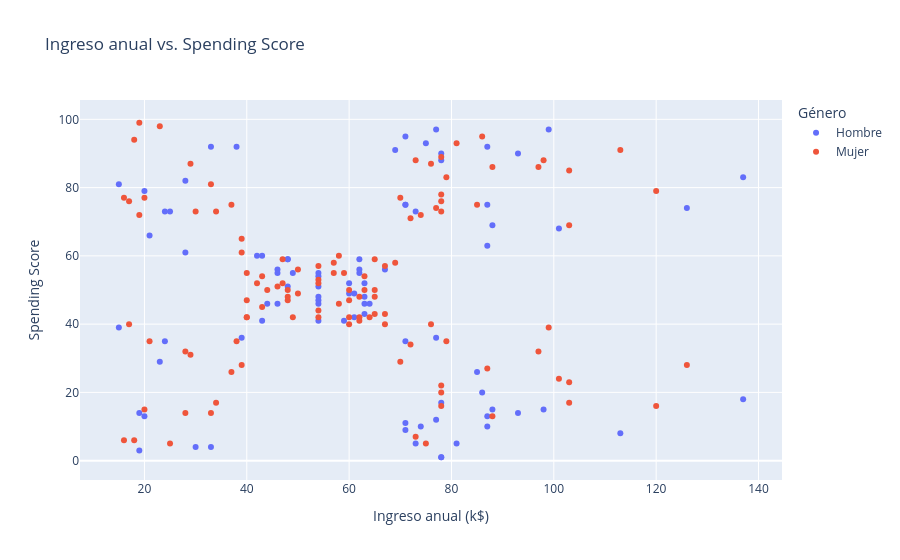

The cell this chart's notebook holds for it:
### Code cell
fig = px.scatter(
    customers,
    x="annual_income_k",
    y="spending_score",
    color="gender_label",
    hover_data=["age", "education", "marital_status"],
    title="Ingreso anual vs. Spending Score",
    labels={
        "annual_income_k": "Ingreso anual (k$)",
        "spending_score": "Spending Score",
        "gender_label": "Género",
    },
)
fig.show()

### Figure 1 — Plotly figure (JSON) as saved in the notebook; plotly's stock layout.template omitted (floating-point values rounded to 4 significant figures; data arrays with more than 128 entries replaced by an {"elided": "..."} marker saying what was removed)
{"data": [{"customdata": {"elided": "88x3 mixed values"}, "hovertemplate": "Género=Hombre<br>Ingreso anual (k$)=%{x}<br>Spending Score=%{y}<br>age=%{customdata[0]}<br>education=%{customdata[1]}<br>marital_status=%{customdata[2]}<extra></extra>", "legendgroup": "Hombre", "marker": {"color": "#636efa", "symbol": "circle"}, "mode": "markers", "name": "Hombre", "orientation": "v", "showlegend": true, "type": "scatter", "x": [15, 15, 19, 19, 20, 20, 21, 23, 24, 24, 25, 28, 28, 30, 33, 33, 38, 39, 42, 43, 43, 44, 46, 46, 46, 48, 48, 48, 49, 54, 54, 54, 54, 54, 54, 54, 59, 60, 60, 61, 61, 62, 62, 62, 63, 63, 63, 63, 64, 67, 69, 71, 71, 71, 71, 71, 71, 73, 73, 74, 75, 77, 77, 77, 78, 78, 78, 78, 78, 81, 85, 86, 87, 87, 87, 87, 87, 88, 88, 93, 93, 98, 99, 101, 113, 126, 137, 137], "xaxis": "x", "y": [39, 81, 3, 14, 13, 79, 66, 29, 35, 73, 73, 82, 61, 4, 4, 92, 92, 36, 60, 60, 41, 46, 46, 56, 55, 51, 59, 59, 55, 47, 54, 48, 51, 55, 41, 46, 41, 49, 52, 42, 49, 59, 55, 56, 46, 43, 48, 52, 46, 56, 91, 35, 95, 11, 75, 9, 75, 5, 73, 10, 93, 12, 97, 36, 90, 17, 88, 1, 1, 5, 26, 20, 63, 13, 75, 10, 92, 15, 69, 14, 90, 15, 97, 68, 8, 74, 18, 83], "yaxis": "y"}, {"customdata": {"elided": "112x3 mixed values"}, "hovertemplate": "Género=Mujer<br>Ingreso anual (k$)=%{x}<br>Spending Score=%{y}<br>age=%{customdata[0]}<br>education=%{customdata[1]}<br>marital_status=%{customdata[2]}<extra></extra>", "legendgroup": "Mujer", "marker": {"color": "#EF553B", "symbol": "circle"}, "mode": "markers", "name": "Mujer", "orientation": "v", "showlegend": true, "type": "scatter", "x": [16, 16, 17, 17, 18, 18, 19, 19, 20, 20, 21, 23, 25, 28, 28, 29, 29, 30, 33, 33, 34, 34, 37, 37, 38, 39, 39, 39, 40, 40, 40, 40, 42, 43, 43, 44, 46, 47, 47, 48, 48, 48, 49, 50, 50, 54, 54, 54, 54, 54, 57, 57, 58, 58, 59, 60, 60, 60, 60, 62, 62, 62, 63, 63, 64, 65, 65, 65, 65, 67, 67, 67, 69, 70, 70, 72, 72, 73, 73, 74, 75, 76, 76, 77, 78, 78, 78, 78, 78, 78, 78, 79, 79, 81, 85, 86, 87, 88, 88, 97, 97, 98, 99, 101, 103, 103, 103, 103, 113, 120, 120, 126], "xaxis": "x", "y": [6, 77, 40, 76, 6, 94, 72, 99, 15, 77, 35, 98, 5, 14, 32, 31, 87, 73, 14, 81, 17, 73, 26, 75, 35, 61, 28, 65, 55, 47, 42, 42, 52, 54, 45, 50, 51, 52, 59, 50, 48, 47, 42, 49, 56, 53, 52, 42, 44, 57, 58, 55, 60, 46, 55, 40, 42, 47, 50, 41, 48, 42, 50, 54, 42, 48, 50, 43, 59, 43, 57, 40, 58, 29, 77, 34, 71, 88, 7, 72, 5, 40, 87, 74, 22, 20, 76, 16, 89, 78, 73, 35, 83, 93, 75, 95, 27, 13, 86, 32, 86, 88, 39, 24, 17, 85, 23, 69, 91, 16, 79, 28], "yaxis": "y"}], "layout": {"legend": {"title": {"text": "Género"}, "tracegroupgap": 0}, "title": {"text": "Ingreso anual vs. Spending Score"}, "xaxis": {"anchor": "y", "domain": [0.0, 1.0], "title": {"text": "Ingreso anual (k$)"}}, "yaxis": {"anchor": "x", "domain": [0.0, 1.0], "title": {"text": "Spending Score"}}}}
